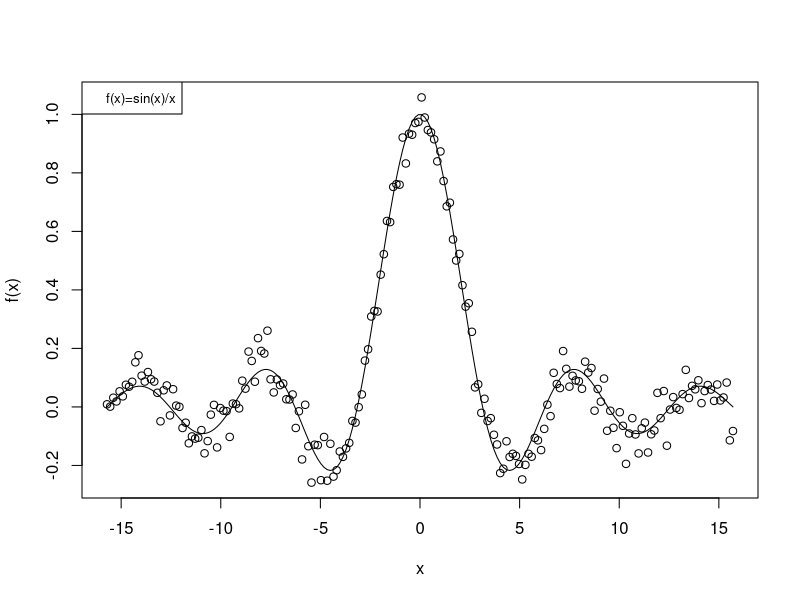
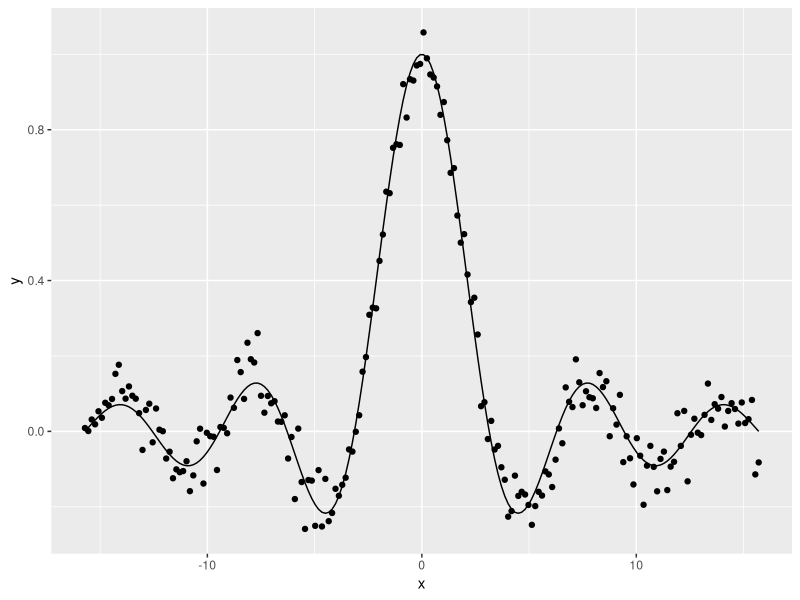
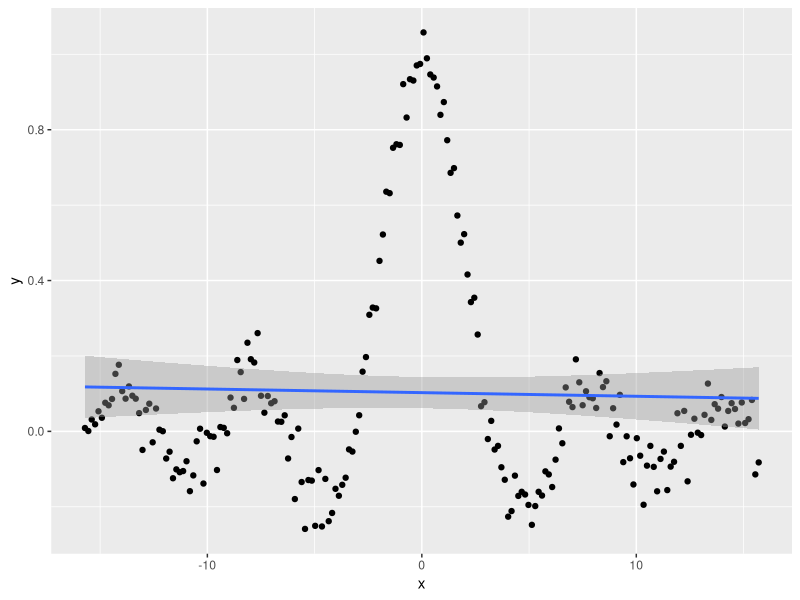
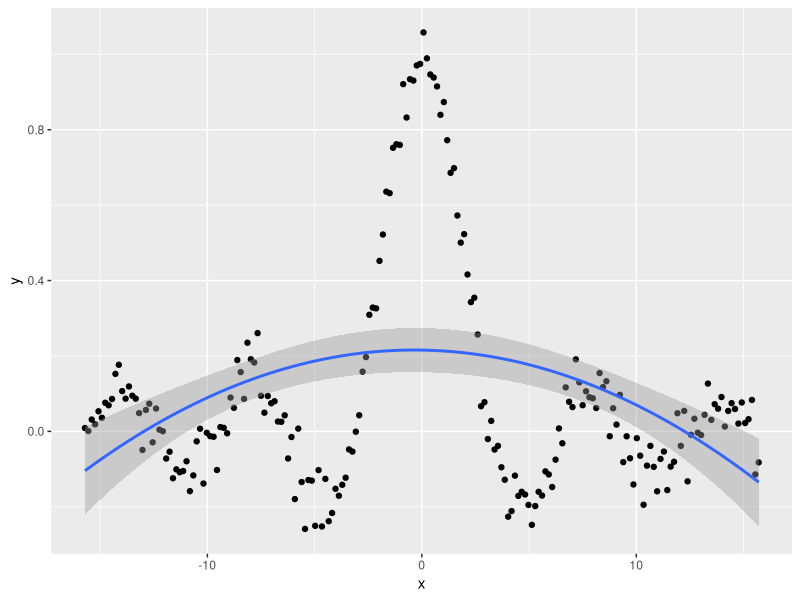
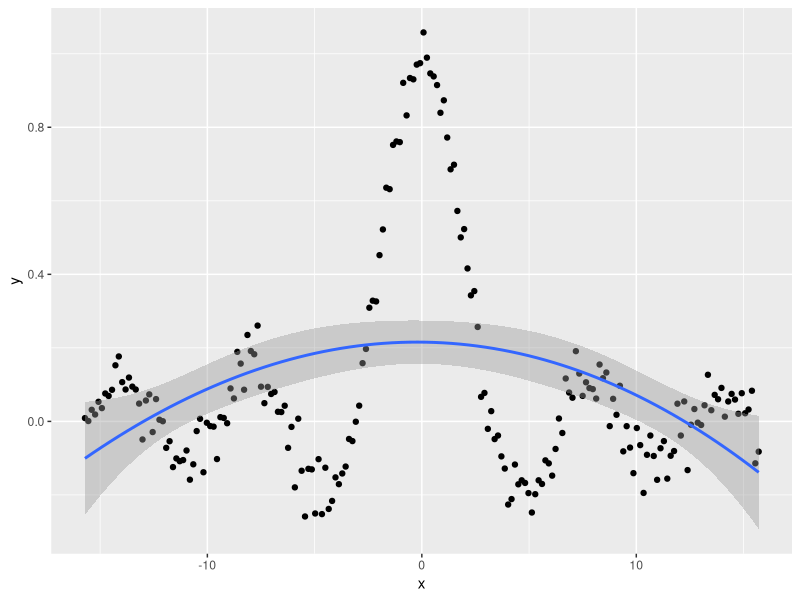
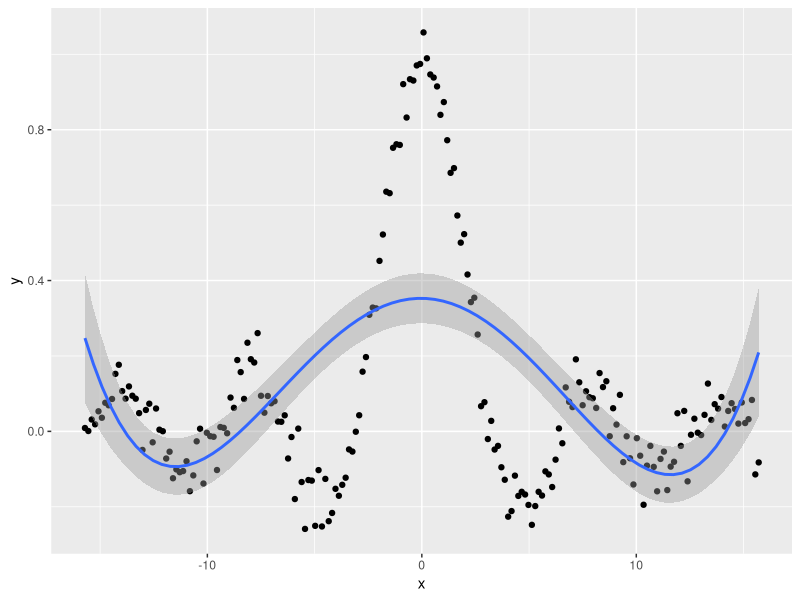
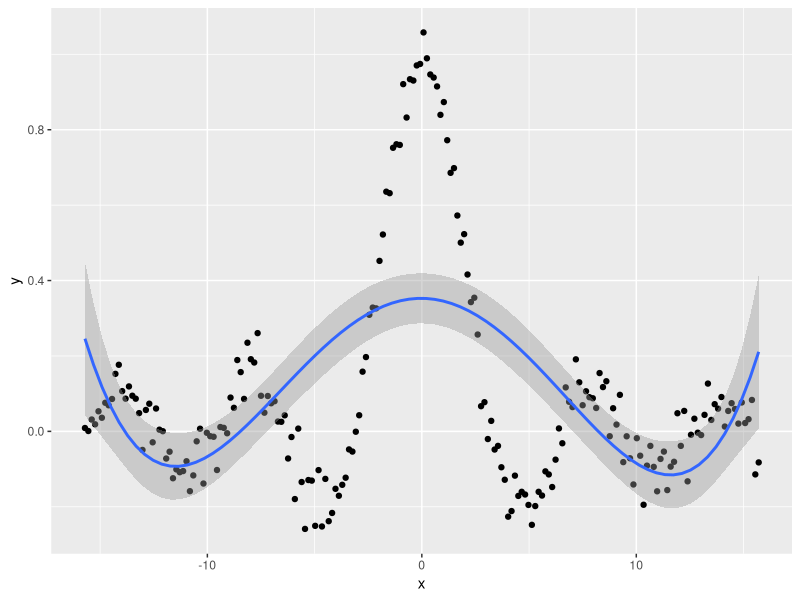
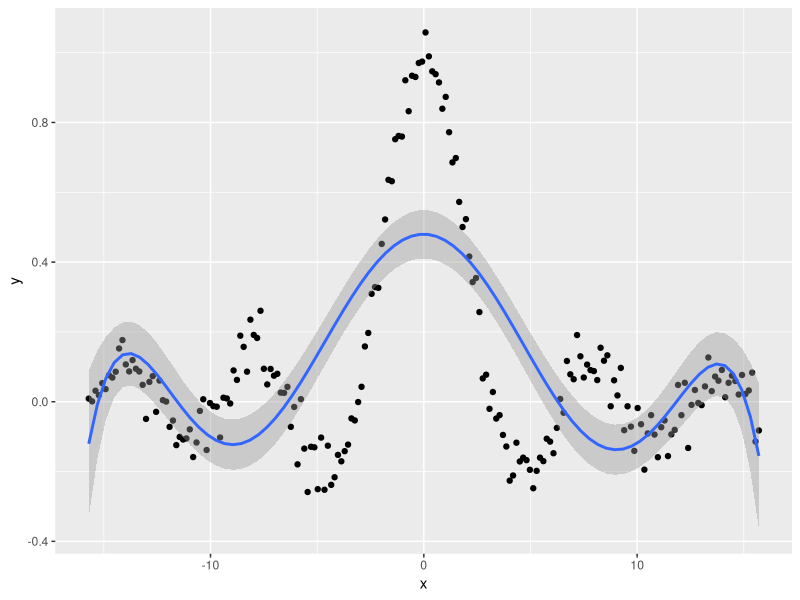

R code for these plots, in order:
## ---- chunk 1
knitr::opts_chunk$set(echo = TRUE)
## ---- chunk 2
#install.packages("tidyverse")
library(tidyverse)
#install.packages("caret")
library(caret)
library(ggplot2)
## ---- chunk 3
n <- 200
x <- seq(from=-5*pi, to=5*pi, length.out=n)
## ---- chunk 4
f <- function(x)
{
  return(ifelse(x==0,1,sin(x)/x))
}
sigma <- 0.05
noise <- rnorm(n,0,sigma)
## ---- chunk 5
y <- c()
for(i in 1:n)
{
  y <- c(y, f(x[i])+noise[i])
}
mat <- matrix(data=c(rep(1,n),x),nrow=n, ncol=2)
df <- data.frame(x=mat[,2], y=y)
## ---- chunk 6
plot <- plot(df$x, df$y, xlab="x", ylab="f(x)")
lines(x, f(x))
legend('topleft',"f(x)=sin(x)/x", cex=0.8)

ggplot(df, aes(x, y)) + geom_point() + geom_path(mapping=aes(x=x, y=sin(x)/x))
## ---- chunk 7
poly1 <- lm(y ~ x, data=df)
poly2 <- lm(y ~ x + I(x^2), data=df)
poly3 <- lm(y ~ x + I(x^2) + I(x^3), data=df)
poly4 <- lm(y ~ x + I(x^2) + I(x^3) + I(x^4), data=df)
poly5 <- lm(y ~ x + I(x^2) + I(x^3) + I(x^4) + I(x^5), data=df)
poly6 <- lm(y ~ x + I(x^2) + I(x^3) + I(x^4) + I(x^5) + I(x^6), data=df)

ggplot(df, aes(x, y) ) + geom_point() +
  stat_smooth(method = lm, formula = y ~ x)
ggplot(df, aes(x, y) ) + geom_point() +
  stat_smooth(method = lm, formula = y ~ x + I(x^2))
ggplot(df, aes(x, y) ) + geom_point() +
  stat_smooth(method = lm, formula = y ~ x + I(x^2) + I(x^3))
ggplot(df, aes(x, y) ) + geom_point() +
  stat_smooth(method = lm, formula = y ~ x + I(x^2) + I(x^3) + I(x^4))
ggplot(df, aes(x, y) ) + geom_point() +
  stat_smooth(method = lm, formula = y ~ x + I(x^2) + I(x^3) + I(x^4) + I(x^5))
ggplot(df, aes(x, y) ) + geom_point() +
  stat_smooth(method = lm, formula = y ~ x + I(x^2) + I(x^3) + I(x^4) + I(x^5) + I(x^6))
## ---- chunk 8
sho <- function(n, tau)
{
  nte <- round(n*tau)
  ntr <- n-nte
  id.tr <- sample(n)[1:ntr]
  id.te <- setdiff(1:n, id.tr)
  return(list(id.tr=id.tr, id.te=id.te))
}
## ---- chunk 9
S = 10
set.seed(787369)
mat.te <- matrix(NA, nrow=S, ncol=6)
mat.tr <- matrix(NA, nrow=S, ncol=6)

for(i in 1:S)
{
  predict.ids <- sho(200, 1/3)
  train <- df[predict.ids$id.tr,]
  test <- df[predict.ids$id.te,]
  for(j in 1:6)
  {
    poly <- lm(y ~ poly(x, j, raw=TRUE), data=train)
    predict(poly, train)
    mat.tr[i,j] <- mean((train$y - predict(poly, train))^2)
    predict(poly, test)
    mat.te[i,j] <- mean((train$y - predict(poly, test))^2)
  }
}
## ---- chunk 10
box.tr <- boxplot(mat.tr, ylab="Training Errors", xlab="Polynomial Degree")
box.te <- boxplot(mat.te, ylab="Testing Errors", xlab="Polynomial Degree")

df.tr <- stack(as.data.frame(mat.tr))
colnames(df.tr) <- c("Training_Errors", "Polynomial_Degree")
ggbox.tr <- ggplot(df.tr, aes(x=factor(Polynomial_Degree), y=Training_Errors)) + geom_boxplot()
ggbox.tr
df.te <- stack(as.data.frame(mat.te))
colnames(df.te) <- c("Testing_Errors", "Polynomial_Degree")
ggbox.te <- ggplot(df.te, aes(x=factor(Polynomial_Degree), y=Testing_Errors)) + geom_boxplot()
ggbox.te
## ---- chunk 11
test.err.lm <- lm(Testing_Errors ~ Polynomial_Degree, df.te)
test.err.anova <- aov(test.err.lm)
summary(test.err.anova)

test.tukey <- plot(TukeyHSD(test.err.anova, conf.level=.95), las=2)
test.tukey
